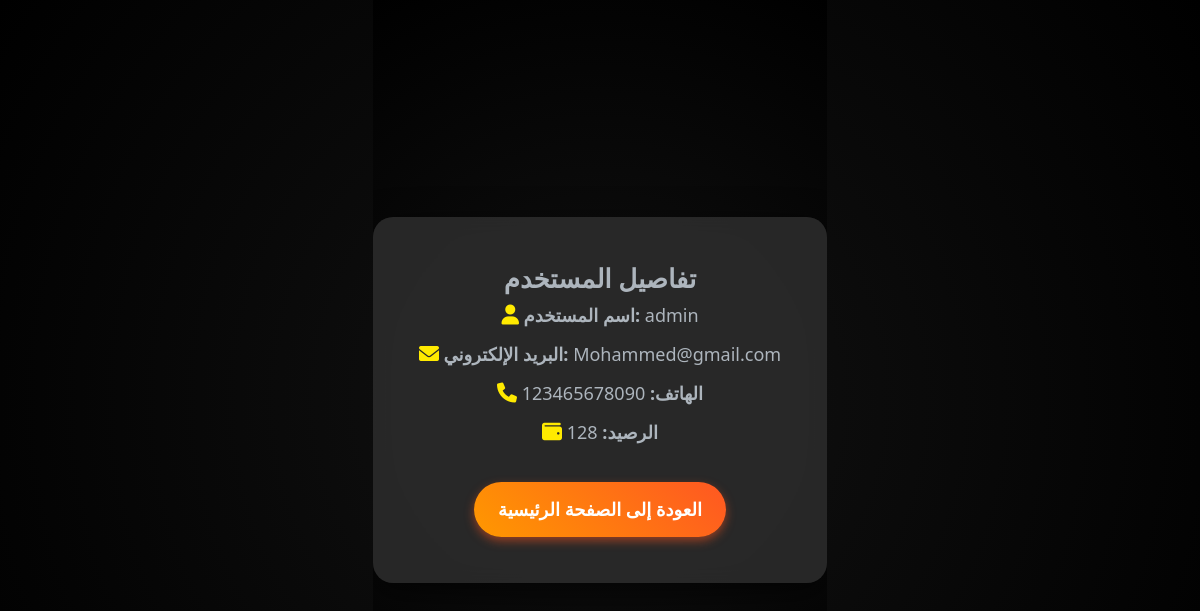
The page /user_details (signed in) on the database its author committed.
### tables this page shows
CREATE TABLE users (
            id INTEGER PRIMARY KEY AUTOINCREMENT,
            username TEXT NOT NULL UNIQUE,
            password TEXT NOT NULL,
            email TEXT NOT NULL UNIQUE,
            phone TEXT NOT NULL UNIQUE,
            credit INTEGER DEFAULT 0,
            is_admin BOOLEAN DEFAULT 0
        );

### WEP/controller.py (the view)
@app.route('/user_details', methods=['GET'])
def user_details():
    if 'user_id' not in session:
        flash('يجب تسجيل الدخول لعرض التفاصيل.', 'danger')
        return redirect(url_for('login'))
    user_id = session['user_id']
    user = get_user_by_id(user_id)
    if user:
        logger.info(f"Fetched user details for user ID {user_id}")
        return render_template('user_details.html', user=user)
    else:
        flash('لم يتم العثور على المستخدم.', 'danger')
        return redirect(url_for('home'))

### WEP/model.py (called while the page is built)
def get_user_by_id(user_id):
    conn = sqlite3.connect('users.db')
    cursor = conn.cursor()
    cursor.execute('SELECT username, email, phone, credit FROM users WHERE id = ?', (user_id,))
    user = cursor.fetchone()
    conn.close()
    return user

### WEP/templates/user_details.html (shortened to what this page needs)
<!DOCTYPE html>
<html lang="ar" data-bs-theme="dark">
<head>
    <link rel="stylesheet" href="https://stackpath.bootstrapcdn.com/bootstrap/5.3.0/css/bootstrap.min.css">
    <link rel="stylesheet" href="https://cdnjs.cloudflare.com/ajax/libs/font-awesome/6.0.0-beta3/css/all.min.css">
</head>
<body>
    <div class="card">
        <div class="card-body">
            <h2 class="card-title">تفاصيل المستخدم</h2>
            <p><i class="fas fa-user icon"></i> <strong>اسم المستخدم:</strong> {{ user[0] }}</p>
            <p><i class="fas fa-envelope icon"></i> <strong>البريد الإلكتروني:</strong> {{ user[1] }}</p>
            <p><i class="fas fa-phone icon"></i> <strong>الهاتف:</strong> {{ user[2] }}</p>
            <p><i class="fas fa-wallet icon"></i> <strong>الرصيد:</strong> {{ user[3] }}</p>
            <a href="{{ url_for('home') }}" class="btn btn-primary mt-4">العودة إلى الصفحة الرئيسية</a>
        </div>
    </div>
</body>
</html>

### WEP/templates/user_details.html (style rules this page uses)
* { margin: 0; padding: 0; box-sizing: border-box; }
body, html { height: 100%; display: flex; justify-content: center; align-items: center; background: radial-gradient(circle at center, #121212, #000); color: #fff; overflow: hidden; position: relative; }
.card { position: relative; background: rgba(44, 44, 44, 0.9); border: none; border-radius: 20px; box-shadow: 0 8px 32px rgba(0, 0, 0, 0.6); width: 100%; max-width: 500px; padding: 30px; text-align: center; backdrop-filter: blur(10px); z-index: 1; animation: fadeIn 1.2s ease-in-out; }
.btn-primary { background: linear-gradient(45deg, #ff9800, #ff5722); border: none; padding: 14px 24px; font-size: 18px; font-weight: bold; border-radius: 50px; transition: all 0.3s ease-in-out; color: white; text-transform: uppercase; box-shadow: 0 4px 10px rgba(255, 87, 34, 0.5); }
h2 { color: #ffea00; font-weight: bold; font-size: 26px; margin-bottom: 20px; }
p { font-size: 18px; margin-bottom: 12px; }
.icon { color: #ffea00; font-size: 20px; }

### rows shown on the page
users: username "admin", email "Mohammed@gmail.com", phone "123465678090", credit "128"
